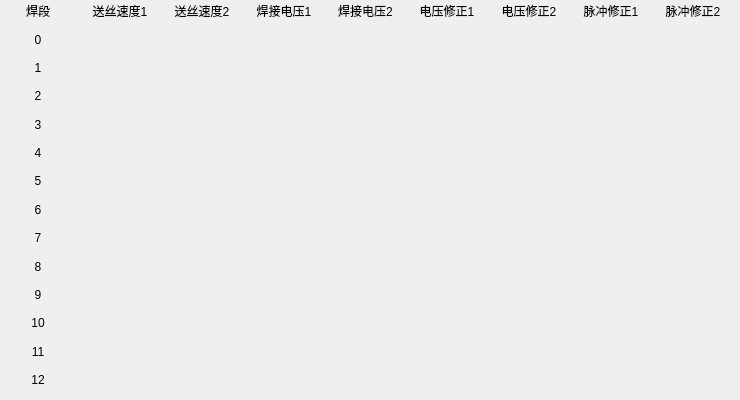
     <widget class="QWidget" name="C1_2">
      <attribute name="title">
       <string>C1</string>
      </attribute>
      <widget class="QWidget" name="layoutWidget_17">
       <property name="geometry">
        <rect>
         <x>0</x>
         <y>0</y>
         <width>731</width>
         <height>391</height>
        </rect>
       </property>
       <layout class="QGridLayout" name="gridLayout_21">
        <item row="0" column="0">
         <widget class="QLabel" name="label_643">
          <property name="sizePolicy">
           <sizepolicy hsizetype="Preferred" vsizetype="Preferred">
            <horstretch>0</horstretch>
            <verstretch>0</verstretch>
           </sizepolicy>
          </property>
          <property name="text">
           <string>焊段</string>
          </property>
          <property name="alignment">
           <set>Qt::AlignCenter</set>
          </property>
         </widget>
        </item>
        <item row="0" column="1">
         <widget class="QLabel" name="label_644">
          <property name="sizePolicy">
           <sizepolicy hsizetype="Preferred" vsizetype="Preferred">
            <horstretch>0</horstretch>
            <verstretch>0</verstretch>
           </sizepolicy>
          </property>
          <property name="text">
           <string>送丝速度1</string>
          </property>
          <property name="alignment">
           <set>Qt::AlignCenter</set>
          </property>
         </widget>
        </item>
        <item row="0" column="2">
         <widget class="QLabel" name="label_645">
          <property name="sizePolicy">
           <sizepolicy hsizetype="Preferred" vsizetype="Preferred">
            <horstretch>0</horstretch>
            <verstretch>0</verstretch>
           </sizepolicy>
          </property>
          <property name="text">
           <string>送丝速度2</string>
          </property>
          <property name="alignment">
           <set>Qt::AlignCenter</set>
          </property>
         </widget>
        </item>
        <item row="0" column="3">
         <widget class="QLabel" name="label_646">
          <property name="sizePolicy">
           <sizepolicy hsizetype="Preferred" vsizetype="Preferred">
            <horstretch>0</horstretch>
            <verstretch>0</verstretch>
           </sizepolicy>
          </property>
          <property name="text">
           <string>焊接电压1</string>
          </property>
          <property name="alignment">
           <set>Qt::AlignCenter</set>
          </property>
         </widget>
        </item>
        <item row="0" column="4">
         <widget class="QLabel" name="label_647">
          <property name="sizePolicy">
           <sizepolicy hsizetype="Preferred" vsizetype="Preferred">
            <horstretch>0</horstretch>
            <verstretch>0</verstretch>
           </sizepolicy>
          </property>
          <property name="text">
           <string>焊接电压2</string>
          </property>
          <property name="alignment">
           <set>Qt::AlignCenter</set>
          </property>
         </widget>
        </item>
        <item row="0" column="5">
         <widget class="QLabel" name="label_648">
          <property name="sizePolicy">
           <sizepolicy hsizetype="Preferred" vsizetype="Preferred">
            <horstretch>0</horstretch>
            <verstretch>0</verstretch>
           </sizepolicy>
          </property>
          <property name="text">
           <string>电压修正1</string>
          </property>
          <property name="alignment">
           <set>Qt::AlignCenter</set>
          </property>
         </widget>
        </item>
        <item row="0" column="6">
         <widget class="QLabel" name="label_649">
          <property name="sizePolicy">
           <sizepolicy hsizetype="Preferred" vsizetype="Preferred">
            <horstretch>0</horstretch>
            <verstretch>0</verstretch>
           </sizepolicy>
          </property>
          <property name="text">
           <string>电压修正2</string>
          </property>
          <property name="alignment">
           <set>Qt::AlignCenter</set>
          </property>
         </widget>
        </item>
        <item row="0" column="7">
         <widget class="QLabel" name="label_650">
          <property name="sizePolicy">
           <sizepolicy hsizetype="Preferred" vsizetype="Preferred">
            <horstretch>0</horstretch>
            <verstretch>0</verstretch>
           </sizepolicy>
          </property>
          <property name="text">
           <string>脉冲修正1</string>
          </property>
          <property name="alignment">
           <set>Qt::AlignCenter</set>
          </property>
         </widget>
        </item>
        <item row="0" column="8">
         <widget class="QLabel" name="label_651">
          <property name="sizePolicy">
           <sizepolicy hsizetype="Preferred" vsizetype="Preferred">
            <horstretch>0</horstretch>
            <verstretch>0</verstretch>
           </sizepolicy>
          </property>
          <property name="text">
           <string>脉冲修正2</string>
          </property>
          <property name="alignment">
           <set>Qt::AlignCenter</set>
          </property>
         </widget>
        </item>
        <item row="1" column="0">
         <widget class="QLabel" name="label_652">
          <property name="text">
           <string>0</string>
          </property>
          <property name="alignment">
           <set>Qt::AlignCenter</set>
          </property>
         </widget>
        </item>
        <item row="2" column="0">
         <widget class="QLabel" name="label_653">
          <property name="text">
           <string>1</string>
          </property>
          <property name="alignment">
           <set>Qt::AlignCenter</set>
          </property>
         </widget>
        </item>
        <item row="3" column="0">
         <widget class="QLabel" name="label_654">
          <property name="text">
           <string>2</string>
          </property>
          <property name="alignment">
           <set>Qt::AlignCenter</set>
          </property>
         </widget>
        </item>
        <item row="4" column="0">
         <widget class="QLabel" name="label_655">
          <property name="text">
           <string>3</string>
          </property>
          <property name="alignment">
           <set>Qt::AlignCenter</set>
          </property>
         </widget>
        </item>
        <item row="5" column="0">
         <widget class="QLabel" name="label_656">
          <property name="text">
           <string>4</string>
          </property>
          <property name="alignment">
           <set>Qt::AlignCenter</set>
          </property>
         </widget>
        </item>
        <item row="6" column="0">
         <widget class="QLabel" name="label_657">
          <property name="text">
           <string>5</string>
          </property>
          <property name="alignment">
           <set>Qt::AlignCenter</set>
          </property>
         </widget>
        </item>
        <item row="7" column="0">
         <widget class="QLabel" name="label_658">
          <property name="text">
           <string>6</string>
          </property>
          <property name="alignment">
           <set>Qt::AlignCenter</set>
          </property>
         </widget>
        </item>
        <item row="8" column="0">
         <widget class="QLabel" name="label_659">
          <property name="text">
           <string>7</string>
          </property>
          <property name="alignment">
           <set>Qt::AlignCenter</set>
          </property>
         </widget>
        </item>
        <item row="9" column="0">
         <widget class="QLabel" name="label_660">
          <property name="text">
           <string>8</string>
          </property>
          <property name="alignment">
           <set>Qt::AlignCenter</set>
          </property>
         </widget>
        </item>
        <item row="10" column="0">
         <widget class="QLabel" name="label_661">
          <property name="text">
           <string>9</string>
          </property>
          <property name="alignment">
           <set>Qt::AlignCenter</set>
          </property>
         </widget>
        </item>
        <item row="11" column="0">
         <widget class="QLabel" name="label_662">
          <property name="text">
           <string>10</string>
          </property>
          <property name="alignment">
           <set>Qt::AlignCenter</set>
          </property>
         </widget>
        </item>
        <item row="12" column="0">
         <widget class="QLabel" name="label_663">
          <property name="text">
           <string>11</string>
          </property>
          <property name="alignment">
           <set>Qt::AlignCenter</set>
          </property>
         </widget>
        </item>
        <item row="13" column="0">
         <widget class="QLabel" name="label_664">
          <property name="text">
           <string>12</string>
          </property>
          <property name="alignment">
           <set>Qt::AlignCenter</set>
          </property>
         </widget>
        </item>
       </layout>
      </widget>
     </widget>
